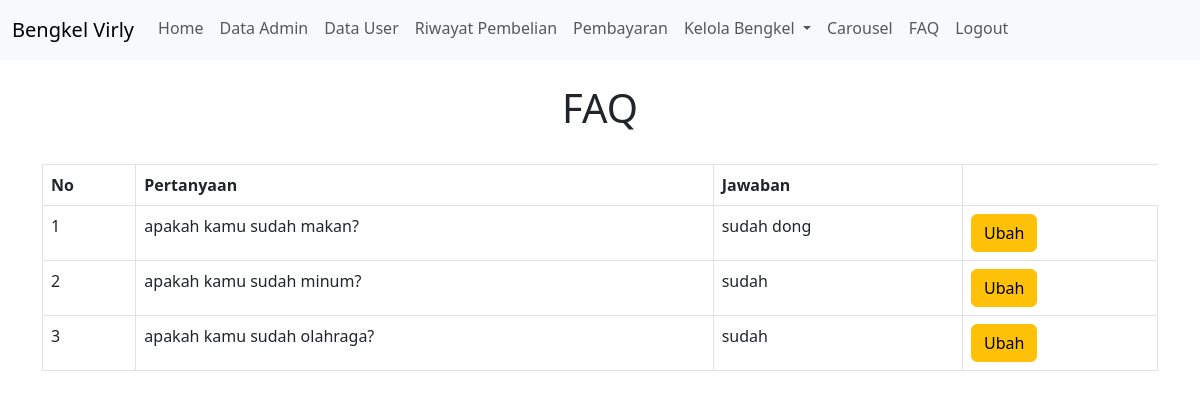
Page /main/superadmin/datafaq.php (signed in) on the committed database.
### tables this page shows
CREATE TABLE `faq` (
  `id` int(11) NOT NULL,
  `pertanyaan` text DEFAULT NULL,
  `jawaban` text DEFAULT NULL
);

### main/superadmin/datafaq.php (the view, shortened to what this page needs)
<!DOCTYPE html>
<html lang="en">
<head>
    <?php include '../koneksi.php' ?>
    <?php include '../component.php' ?>
    <link href="bootstrap-5.3.0-alpha3-dist/css/bootstrap.min.css" rel="stylesheet">
</head>
<body>
<?php include 'headersuperadmin.php' ?>
<div class="container">
    <br><h1><center>FAQ</center></h1><br>
    <div class="table-responsive">
        <table class="table table-bordered responsive-table">
            <thead>
                <tr>
                    <th>No</th>
                    <th>Pertanyaan</th>
                    <th>Jawaban</th>
                </tr>
            </thead>
            <tbody>
                <?php $nomor=1; ?>
                <?php $ambil = $koneksi->query("SELECT * FROM faq"); ?>
                <?php while ($pecah = $ambil->fetch_assoc()){ ?>
                    <tr>
                        <td><?php echo $nomor; ?></td>
                        <td><?php echo $pecah['pertanyaan']; ?></td>
                        <td><?php echo $pecah['jawaban']; ?></td>
                        <td>
                            <a href="editfaq.php?id=<?php echo $pecah['id'] ?>" class="btn btn-warning">Ubah</a>
                        </td>
                    </tr>
                    <?php $nomor++; ?>
                <?php } ?>
            </tbody>
        </table>
    </div>
</div>
</body>
</html>

### rows in the picture
faq: pertanyaan "apakah kamu sudah makan?", jawaban "sudah dong"
faq: pertanyaan "apakah kamu sudah minum?", jawaban "sudah"
faq: pertanyaan "apakah kamu sudah olahraga?", jawaban "sudah"
